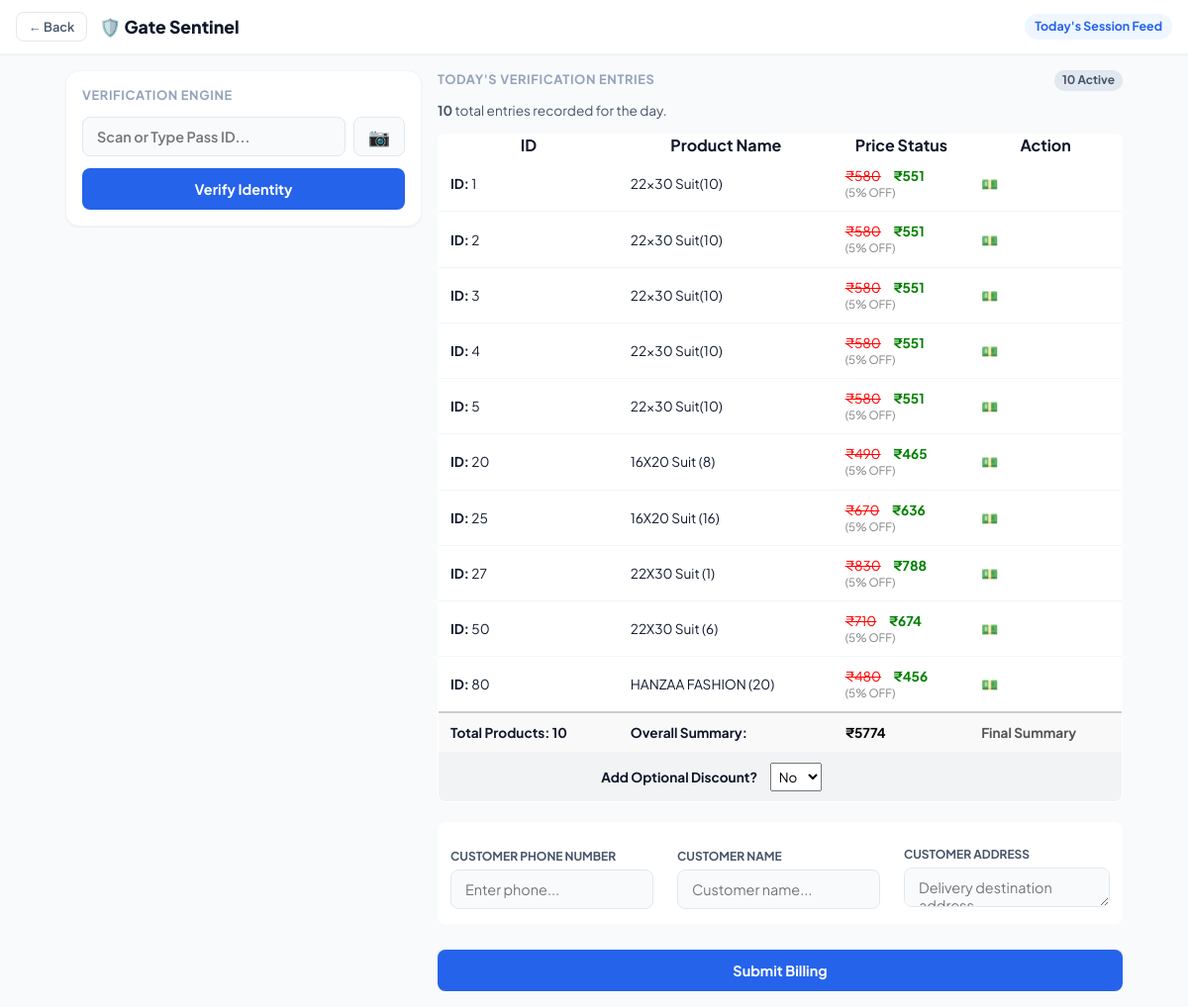
The app's page /new_billing (signed in) with its own data.
### app.py (models this page shows)
class Product(db.Model) :
    id = db.Column(db.Integer,primary_key=True)
    product_name = db.Column(db.String(100))
    product_id = db.Column(db.String(100))
    product_selling_amount = db.Column(db.Integer)
    product_raw_amount = db.Column(db.Integer)
    discount = db.Column(db.Integer)
    product_location = db.Column(db.String(100))
    product_entry_date = db.Column(db.String(100))
    product_exit_date = db.Column(db.DateTime, default=None)
    Customer_id = db.Column(db.Integer, db.ForeignKey('customer.id'), default=None)
    status = db.Column(db.String(20), default='active')  # active, sold, expired, etc.

### app.py (the view, shortened to what this page needs)
@app.route('/new_billing', methods=['GET', 'POST'])
@login_required
def new_billing():
    bill = Billing.query.all()
    selled_products = SelledProduct.query.order_by(SelledProduct.scanned_at.desc()).all()
    products = Product.query.filter_by(status='scanned').all()
    return render_template('new_billing.html',bill=bill,
        selled_products=selled_products,
        products=products,
        customer_no='',
        customer_name='',
        customer_address=''
    )

### app.py (called while the page is built)
@login_manager.user_loader
def load_user(user_id):
    uid = int(user_id)
    user = User.query.get(uid)
    if user:
        return user
    shop_dealer = ShopDealer.query.get(uid)
    if shop_dealer:
        return shop_dealer
    return None

### templates/new_billing.html (shortened to what this page needs)
<!DOCTYPE html>
<html lang="en">
<head>
</head>
<body>
    <header class="app-bar">
        <div class="nav-left">
            <button class="btn-back" onclick="window.history.back();">← Back</button>
            <h1 class="app-title">🛡️ Gate Sentinel</h1>
        </div>
        <div class="day-order-badge" id="currentDayOrder">Today's Session Feed</div>
    </header>
    <main class="dashboard-container">
        <aside class="left-column">
            <div class="panel-card">
                <h2 class="panel-title">Verification Engine</h2>
                <form id="verificationForm" action="/verify_id" method="post">
                    <div class="form-group">
                        <div class="input-with-action">
                            <input type="number" name="product_id" id="product_id" class="form-input"
                                placeholder="Scan or Type Pass ID..." autocomplete="off" required>
                            <button type="button" class="btn-action-toggle" id="toggleScannerBtn"
                                title="Scan QR Code with Camera">
                                📷
                            </button>
                        </div>
                    </div>
                    <button type="submit" class="btn-submit">Verify Identity</button>
                </form>
            </div>
        </aside>
        <section class="right-column">
            <div style="margin-bottom: 10px; display: flex; justify-content: space-between; align-items: center;">
                <h2 class="panel-title" style="margin-bottom: 0;">Today's Verification Entries</h2>
                <span id="liveCounter"
                    style="font-size: 0.75rem; font-weight: 700; color: var(--text-secondary); background: #e2e8f0; padding: 2px 8px; border-radius: 10px;">
                    {{ selled_products|length }} Active
                </span>
            </div>
            <div style="font-size: 0.85rem; margin-bottom: 14px; color: var(--text-secondary);">
                <strong>{{ selled_products|length }}</strong> total entries recorded for the day.
            </div>
<table>
                <thead>
                    <tr>
                        <th>ID</th>
                        <th>Product Name</th>
                        <th>Price Status</th>
                        <th>Action</th>
                    </tr>
                </thead>
                <tbody>
                    {% set total_count = namespace(value=0) %}
                    {% set total_selling_amount = namespace(value=0) %}
                    {% for p in products %}
                    {% set total_count.value = total_count.value + 1 %}
                    {% set total_selling_amount.value = total_selling_amount.value + p.product_selling_amount %}
                    <tr>
                        <td><strong>ID:</strong> {{ p.id }}</td>
                        <td>{{ p.product_name }}</td>
                        <td>
                            {% if p.discount == 0 and p.product_raw_amount and p.product_raw_amount > p.product_selling_amount %}
                            <s style="color: red;">₹{{ p.product_raw_amount }}</s>
                            <span style="color: green; font-weight: bold; margin-left: 10px;">₹{{ p.product_selling_amount }}</span>
                            <span style="font-size: 0.85em; color: gray; display: block;">
                                ({{ (((p.product_raw_amount - p.product_selling_amount) / p.product_raw_amount) * 100) | int }}% OFF)
                            </span>
                            {% else %}
                            ₹{{ p.product_selling_amount }}
                            {% if p.discount and p.discount > 0 %}
                            <span style="color: blue; font-size: 0.85em;">({{ p.discount }}% available)</span>
                            {% endif %}
                            {% endif %}
                        </td>
                        <td>
                            {% if p.discount == 0 and p.product_raw_amount and p.product_raw_amount > p.product_selling_amount %}
                            <span style="color: green; font-weight: bold;">💵 </span>
                            {% elif p.discount and p.discount > 0 %}
                            <a href="/discount_apply/{{ p.id }}">🏷️</a>
                            {% else %}
                            <span style="color: #888;">No Discount</span>
                            {% endif %}
                        </td>
                    </tr>
                    {% endfor %}
                </tbody>
                <tfoot style="background-color: #f9f9f9; font-weight: bold; border-top: 2px solid #ccc;">
                    <tr>
                        <td>Total Products: {{ total_count.value }}</td>
                        <td>Overall Summary:</td>
                        <td>
                            <div id="summary-price-container" data-base-total="{{ total_selling_amount.value }}">
                                <span id="final-total-display" style="color: black;">₹{{ total_selling_amount.value }}</span>
                            </div>
                        </td>
                        <td>
                            <span style="color: #555;">Final Summary</span>
                        </td>
                    </tr>
                    <tr style="background-color: #f1f3f5; border-top: 1px dashed #bbb;">
                        <td colspan="2" style="text-align: right; vertical-align: middle;">
                            Add Optional Discount?
                            <select id="discount-toggle" onchange="toggleDiscountInput()" style="padding: 4px; margin-left: 10px;">
                                <option value="no">No</option>
                            </select>
                        </td>
                        <td colspan="2" style="vertical-align: middle;">
                        </td>
                    </tr>
                </tfoot>
            </table>
            <form method="POST" action="{{ url_for('new_billing') }}" style="margin-top: 20px;">
                <table style="border: 1px solid var(--border-strong); background: var(--bg-card); width: 100%;">
                    <tr>
                        <td style="padding: 12px; border: none;">
                            <label for="customer_phone_number">Customer Phone Number</label>
                            <input type="text" id="customer_phone_number" name="customer_phone_number" class="form-control" placeholder="Enter phone..." required>
                        </td>
                        <td style="padding: 12px; border: none;">
                            <label for="customer_name">Customer Name</label>
                            <input type="text" id="customer_name" name="customer_name" class="form-control" placeholder="Customer name..." required>
                        </td>
                        <td style="padding: 12px; border: none;">
                            <label for="customer_address">Customer Address</label>
                            <textarea id="customer_address" name="customer_address" class="form-control" rows="1" placeholder="Delivery destination address..." style="resize: vertical;" required></textarea>
                        </td>
                    </tr>
                </table>
                <button type="submit" class="btn-submit" style="margin-top: 12px;">Submit Billing</button>
            </form>
        </section>
    </main>
</body>
</html>

### templates/new_billing.html (style rules this page uses)
:root { --bg-surface: #f8fafc; --bg-card: #ffffff; --text-primary: #0f172a; --text-secondary: #475569; --text-muted: #94a3b8; --brand-primary: #2563eb; --brand-primary-light: #eff6ff; --brand-danger: #ef4444; --brand-success: #16a34a; --border-subtle: #f1f5f9; --border-strong: #e2e8f0; --radius-xl: 14px; --radius-md: 8px; --radius-sm: 4px; --shadow-sm: 0 1px 2px rgba(15, 23, 42, 0.05); --transition-fast: all 0.15s cubic-bezier(0.4, 0, 0.2, 1); }
* { box-sizing: border-box; margin: 0; padding: 0; font-family: 'Plus Jakarta Sans', sans-serif; -webkit-font-smoothing: antialiased; }
body { background-color: var(--bg-surface); color: var(--text-primary); line-height: 1.4; }
.app-bar { background-color: var(--bg-card); border-bottom: 1px solid var(--border-subtle); position: sticky; top: 0; z-index: 100; padding: 12px 16px; display: flex; align-items: center; justify-content: space-between; box-shadow: var(--shadow-sm); }
.nav-left { display: flex; align-items: center; gap: 12px; }
.btn-back { background: none; border: 1px solid var(--border-strong); padding: 6px 12px; border-radius: var(--radius-md); cursor: pointer; font-size: 0.8rem; font-weight: 600; color: var(--text-secondary); transition: var(--transition-fast); }
.app-title { font-size: 1.1rem; font-weight: 800; }
.day-order-badge { background-color: var(--brand-primary-light); color: var(--brand-primary); padding: 4px 10px; border-radius: 20px; font-size: 0.775rem; font-weight: 700; }
.dashboard-container { max-width: 1100px; margin: 16px auto; padding: 0 16px; display: grid; grid-template-columns: 1fr; gap: 16px; }
@media (min-width: 868px) { .dashboard-container { grid-template-columns: 360px 1fr; align-items: start; } }
.panel-card { background-color: var(--bg-card); border: 1px solid var(--border-subtle); border-radius: var(--radius-xl); padding: 16px; box-shadow: var(--shadow-sm); margin-bottom: 16px; }
.panel-title { font-size: 0.8rem; font-weight: 700; color: var(--text-muted); margin-bottom: 12px; text-transform: uppercase; letter-spacing: 0.05em; }
.form-group { margin-bottom: 12px; }
.input-with-action { display: flex; gap: 8px; }
.form-input { width: 100%; padding: 10px 14px; border: 1px solid var(--border-strong); border-radius: var(--radius-md); font-size: 0.9rem; font-weight: 600; outline: none; background-color: var(--bg-surface); transition: var(--transition-fast); }
.btn-action-toggle { background-color: var(--bg-surface); border: 1px solid var(--border-strong); border-radius: var(--radius-md); padding: 0 14px; cursor: pointer; font-size: 1.1rem; display: flex; align-items: center; justify-content: center; transition: var(--transition-fast); }
.btn-submit { width: 100%; background-color: var(--brand-primary); color: white; border: none; padding: 12px; border-radius: var(--radius-md); font-size: 0.9rem; font-weight: 700; cursor: pointer; transition: var(--transition-fast); }
label { display: block; font-size: 0.75rem; font-weight: 700; color: var(--text-secondary); margin-top: 12px; margin-bottom: 4px; text-transform: uppercase; }
.form-control { width: 100%; padding: 10px 14px; border: 1px solid var(--border-strong); border-radius: var(--radius-md); font-size: 0.9rem; background-color: var(--bg-surface); outline: none; transition: var(--transition-fast); }
table { width: 100%; border-collapse: collapse; margin-bottom: 14px; background: var(--bg-card); border: 1px solid var(--border-strong); border-radius: var(--radius-md); overflow: hidden; }
td { padding: 10px 12px; font-size: 0.85rem; border-bottom: 1px solid var(--border-subtle); }

### records on screen
Product: id "1", product_name "22x30 Suit(10)", product_raw_amount "580", product_selling_amount "551", product_raw_amount+product_selling_amount "5"
Product: id "2", product_name "22x30 Suit(10)", product_raw_amount "580", product_selling_amount "551", product_raw_amount+product_selling_amount "5"
Product: id "3", product_name "22x30 Suit(10)", product_raw_amount "580", product_selling_amount "551", product_raw_amount+product_selling_amount "5"
Product: id "4", product_name "22x30 Suit(10)", product_raw_amount "580", product_selling_amount "551", product_raw_amount+product_selling_amount "5"
Product: id "5", product_name "22x30 Suit(10)", product_raw_amount "580", product_selling_amount "551", product_raw_amount+product_selling_amount "5"
Product: id "20", product_name "16X20 Suit (8)", product_raw_amount "490", product_selling_amount "465", product_raw_amount+product_selling_amount "5"
Product: id "25", product_name "16X20 Suit (16)", product_raw_amount "670", product_selling_amount "636", product_raw_amount+product_selling_amount "5"
Product: id "27", product_name "22X30 Suit (1)", product_raw_amount "830", product_selling_amount "788", product_raw_amount+product_selling_amount "5"
Product: id "50", product_name "22X30 Suit (6)", product_raw_amount "710", product_selling_amount "674", product_raw_amount+product_selling_amount "5"
Product: id "80", product_name "HANZAA FASHION (20)", product_raw_amount "480", product_selling_amount "456", product_raw_amount+product_selling_amount "5"

### other values on screen
{{ selled_products|length }} "10"
{{ total_count.value }} "10"
{{ total_selling_amount.value }} "5774"
